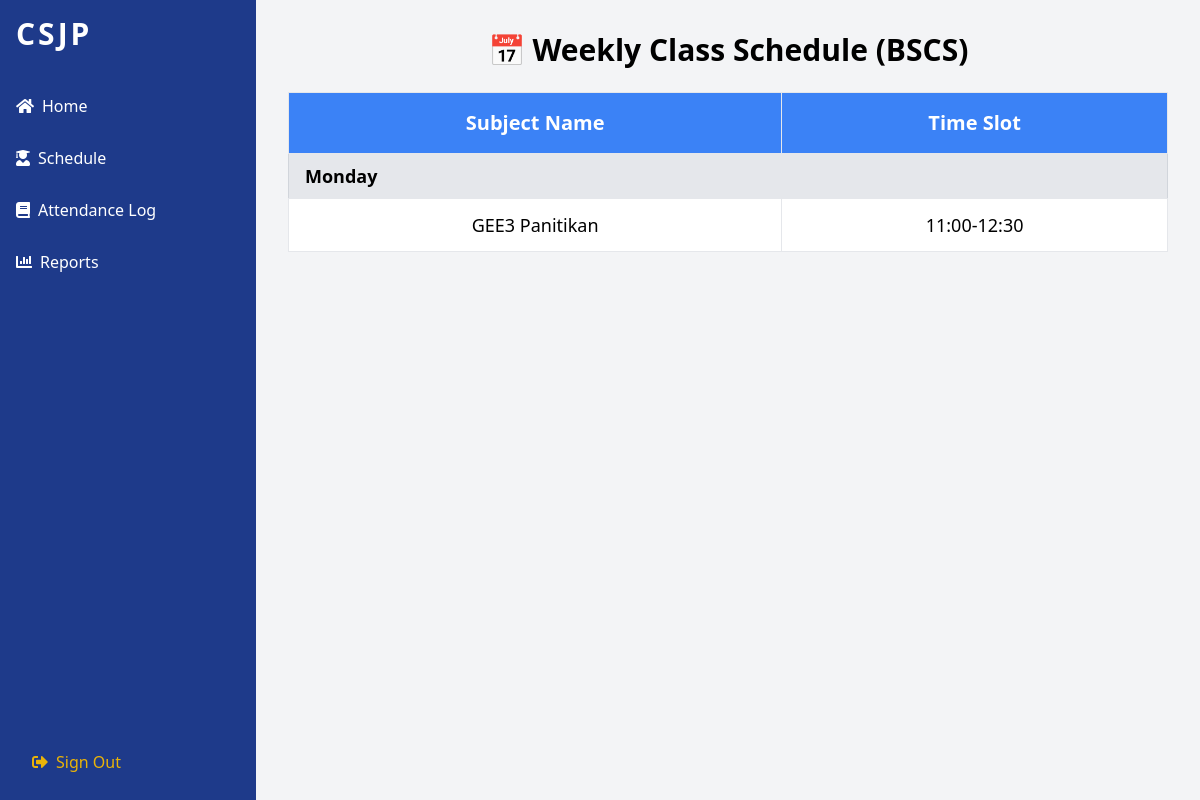
The app's page /BSCSSchedule.php with its own data.
### tables this page shows
CREATE TABLE `course_schedule` (
  `schedule_id` int(11) NOT NULL,
  `course_id` int(11) DEFAULT NULL,
  `year_level_id` int(11) DEFAULT NULL,
  `teacher_id` varchar(100) DEFAULT NULL,
  `day_of_week` enum('Monday','Tuesday','Wednesday','Thursday','Friday','Saturday') NOT NULL,
  `time_slot` varchar(50) NOT NULL,
  `subject_id` int(11) NOT NULL
);

CREATE TABLE `subjects` (
  `subject_name` varchar(255) NOT NULL,
  `course_id` int(11) DEFAULT NULL,
  `year_level_id` int(11) DEFAULT NULL,
  `teacher_id` varchar(100) DEFAULT NULL,
  `subject_id` int(255) NOT NULL
);

### BSCSSchedule.php (the view, shortened to what this page needs)
<?php
include 'db_connection.php';
$today = date('l');
$sql = "SELECT s.subject_name, cs.day_of_week, cs.time_slot
        FROM course_schedule cs
        JOIN subjects s ON cs.subject_id = s.subject_id
        WHERE cs.course_id = 1
        ORDER BY FIELD(cs.day_of_week, 'Monday', 'Tuesday', 'Wednesday', 'Thursday', 'Friday', 'Saturday')";
$result = $conn->query($sql);
?>
<!DOCTYPE html>
<html>
<head>
  <script src="https://cdn.tailwindcss.com"></script>
  <link href="https://cdnjs.cloudflare.com/ajax/libs/font-awesome/5.15.3/css/all.min.css" rel="stylesheet"/>
</head>
<body class="bg-gray-100 font-sans leading-normal tracking-normal">
  <div class="flex h-screen overflow-hidden">
    <div class="w-64 bg-blue-900 h-screen">
      <div class="p-4">
        <div class="text-white text-3xl font-bold mb-4 tracking-widest">CSJP</div>
      </div>
      <nav class="text-white">
        <a class="block py-2.5 px-4 rounded-md mb-2" href="BSCSHome.php">
          <i class="fas fa-home mr-2"></i>Home
        </a>
        <a class="block py-2.5 px-4 hover:bg-blue-700 rounded-md mb-2" href="BSCSSchedule.php">
          <i class="fas fa-user-graduate mr-2"></i>Schedule
        </a>
        <a class="block py-2.5 px-4 hover:bg-blue-700 rounded-md mb-2" href="BSCSlog.php">
          <i class="fas fa-book mr-2"></i>Attendance Log
        </a>
        <a class="block py-2.5 px-4 hover:bg-blue-700 rounded-md mb-2" href="BSCSReports.php">
          <i class="fas fa-chart-bar mr-2"></i>Reports
        </a>
      </nav>
      <div class="absolute bottom-0 w-full p-4">
        <a class="block py-2.5 px-4 text-yellow-500 hover:text-yellow-600" href="CSJPlogin.php">
          <i class="fas fa-sign-out-alt mr-2"></i>Sign Out
        </a>
      </div>
    </div>
    <div class="flex-1 p-8 overflow-auto">
      <h1 class="text-3xl font-bold mb-6 text-center">📅 Weekly Class Schedule (BSCS)</h1>
      <div class="overflow-x-auto">
        <table class="min-w-full w-full bg-white border border-gray-300 text-center text-lg">
          <thead>
            <tr class="bg-blue-500 text-white text-xl">
              <th class="py-4 px-6 border">Subject Name</th>
              <th class="py-4 px-6 border">Time Slot</th>
            </tr>
          </thead>
          <tbody>
            <?php
            $current_day = null;
            while ($row = $result->fetch_assoc()):
              $day = $row['day_of_week'];
              $is_today = ($day === $today);
              if ($current_day !== $day):
                $current_day = $day;
            ?>
              <tr class="bg-gray-200 text-left text-lg font-bold">
                <td colspan="2" class="py-2 px-4 <?php echo $is_today ? 'bg-yellow-200' : ''; ?>">
                  <?php echo htmlspecialchars($day); ?> <?php echo $is_today ? '(Today)' : ''; ?>
                </td>
              </tr>
            <?php endif; ?>
              <tr class="<?php echo $is_today ? 'bg-blue-100 font-semibold' : ''; ?> hover:bg-gray-100">
                <td class="py-3 px-6 border"><?php echo htmlspecialchars($row['subject_name']); ?></td>
                <td class="py-3 px-6 border"><?php echo htmlspecialchars($row['time_slot']); ?></td>
              </tr>
            <?php endwhile; ?>
          </tbody>
        </table>
      </div>
    </div>
  </div>
</body>
</html>

### records on screen
course_schedule: day_of_week "Monday", subjects.subject_name "GEE3 Panitikan", time_slot "11:00-12:30"
